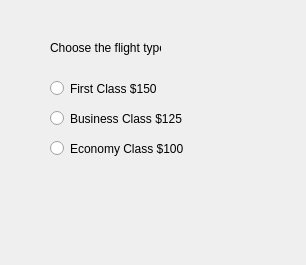
<?xml version="1.0" encoding="UTF-8"?>
<ui version="4.0">
 <class>Dialog</class>
 <widget class="QDialog" name="Dialog">
  <property name="geometry">
   <rect>
    <x>0</x>
    <y>0</y>
    <width>306</width>
    <height>265</height>
   </rect>
  </property>
  <property name="windowTitle">
   <string>Air Fare Calculator</string>
  </property>
  <widget class="QLabel" name="lblHeader">
   <property name="geometry">
    <rect>
     <x>50</x>
     <y>40</y>
     <width>111</width>
     <height>16</height>
    </rect>
   </property>
   <property name="text">
    <string>Choose the flight type</string>
   </property>
  </widget>
  <widget class="QLabel" name="lblResult">
   <property name="geometry">
    <rect>
     <x>50</x>
     <y>200</y>
     <width>191</width>
     <height>20</height>
    </rect>
   </property>
   <property name="frameShape">
    <enum>QFrame::NoFrame</enum>
   </property>
   <property name="text">
    <string/>
   </property>
   <property name="alignment">
    <set>Qt::AlignLeading|Qt::AlignLeft|Qt::AlignVCenter</set>
   </property>
  </widget>
  <widget class="QRadioButton" name="radioButtonFirstClass">
   <property name="geometry">
    <rect>
     <x>50</x>
     <y>80</y>
     <width>211</width>
     <height>17</height>
    </rect>
   </property>
   <property name="text">
    <string>First Class $150</string>
   </property>
  </widget>
  <widget class="QRadioButton" name="radioButtonBusinessClass">
   <property name="geometry">
    <rect>
     <x>50</x>
     <y>110</y>
     <width>211</width>
     <height>17</height>
    </rect>
   </property>
   <property name="text">
    <string>Business Class $125</string>
   </property>
  </widget>
  <widget class="QRadioButton" name="radioButtonEconomyClass">
   <property name="geometry">
    <rect>
     <x>50</x>
     <y>140</y>
     <width>211</width>
     <height>17</height>
    </rect>
   </property>
   <property name="text">
    <string>Economy Class $100</string>
   </property>
  </widget>
 </widget>
 <resources/>
 <connections/>
</ui>
